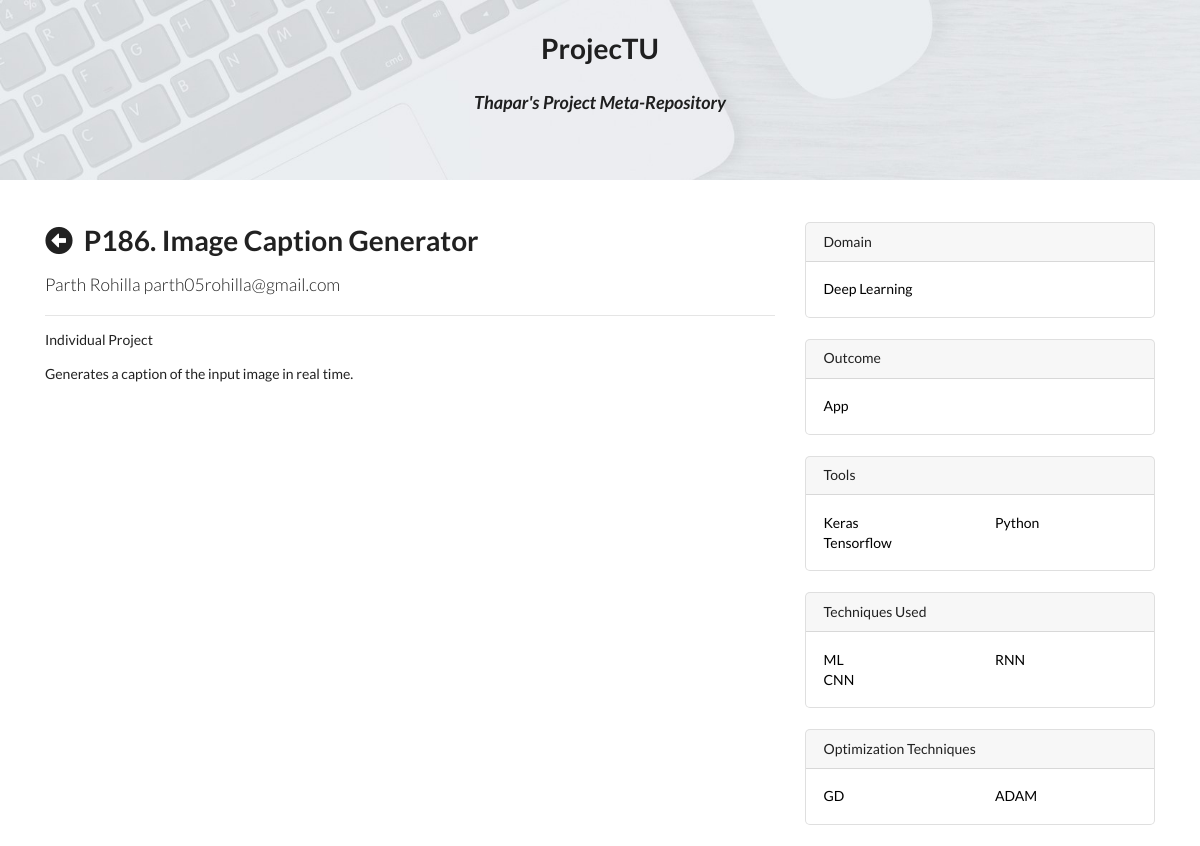
The page /project.php?id=86 on the database its author committed.
### tables this page shows
CREATE TABLE `project` (
  `pid` int(11) NOT NULL,
  `title` text NOT NULL,
  `summary` text NOT NULL,
  `size` int(10) NOT NULL,
  `leader` text NOT NULL,
  `link` text NOT NULL
);

CREATE TABLE `domain` (
  `pid` int(11) NOT NULL,
  `value` varchar(1000) NOT NULL
);

CREATE TABLE `outcome` (
  `pid` int(11) NOT NULL,
  `value` varchar(1000) NOT NULL
);

CREATE TABLE `tools` (
  `pid` int(11) NOT NULL,
  `value` varchar(100) NOT NULL
);

CREATE TABLE `technique` (
  `pid` int(11) NOT NULL,
  `value` varchar(1000) NOT NULL
);

CREATE TABLE `optimization` (
  `pid` int(11) NOT NULL,
  `value` varchar(1000) NOT NULL
);

### project.php (the view, shortened to what this page needs)
<!DOCTYPE html>
<html>
<head>
	<link rel="stylesheet" href="https://stackpath.bootstrapcdn.com/bootstrap/4.1.3/css/bootstrap.min.css">
	<link rel="stylesheet" href="https://use.fontawesome.com/releases/v5.3.1/css/all.css">
	<link rel='stylesheet' href='https://cdn.jsdelivr.net/npm/semantic-ui@2.2.13/dist/semantic.min.css'>
	<link rel='stylesheet' href='css/style.css'>
</head>
<body>
	<div class="jumbotron jumbotron-main mb-4" style="height: 180px;">
		<center>
			<h1>ProjecTU</h1>
			<h3><i>Thapar's Project Meta-Repository</i></h3>
		</center>
	</div>
	<div class="container">
		<div class="row">
			<?php
				require_once 'connection.php';
				if(isset($_GET['id'])) {
					$pid = $_GET['id'];
					$sql = "SELECT pid, title, summary, size, leader, link FROM project WHERE project.pid = $pid";
					$result = $con->query($sql);
					if ($result->num_rows == 1) {
						$row = $result->fetch_assoc();
						$team = ($row['size'] > 1) ? 'Group Project ('.$row['size'].' members)' : 'Individual Project';
						echo
						'<div class="col-lg-8">
							<h1 class="mt-4">
								<i class="fas fa-arrow-alt-circle-left" onclick="back(); return false;"></i>&nbsp;&nbsp;P1'.
								$pid.'. '.
								$row['title'].
							'</h1>
							<p class="lead">
								<a>'.$row['leader'].'</a>
							</p>
							<hr>
							<p>'.$team.'</p>
							<p>'.$row['summary'].'</p>';
						echo
						'</div>';
						echo '
						<div class="col-md-4">';
						$sql = "SELECT value FROM domain WHERE pid = $pid";
						$domainRes = $con->query($sql);
						if($domainRes->num_rows > 0) {
							echo '
							<div class="card my-4">
								<h6 class="card-header">Domain</h6>
								<div class="card-body">
									<div class="row">
										<div class="col-lg-6">
											<ul class="list-unstyled mb-0">';
							$i = 0;
							for(; $i< ($domainRes->num_rows / 2); $i++) {
								$domainRow = $domainRes->fetch_assoc();
								echo
												'<li>
													<a href="list.php?domain[]='.$domainRow['value'].'">'.ucwords($domainRow['value']).'</a>
												</li>';
							}
							echo
											'</ul>
										</div>
										<div class="col-lg-6">
											<ul class="list-unstyled mb-0">';
							echo
											'</ul>
										</div>
									</div>
								</div>
							</div>';
						}
						$sql = "SELECT value FROM outcome WHERE pid = $pid";
						$outcomeRes = $con->query($sql);
						if($outcomeRes->num_rows > 0) {
							echo '
							<div class="card my-4">
								<h6 class="card-header">Outcome</h6>
								<div class="card-body">
									<div class="row">
										<div class="col-lg-6">
											<ul class="list-unstyled mb-0">';
							$i = 0;
							for(; $i< ($outcomeRes->num_rows / 2); $i++) {
								$outcomeRow = $outcomeRes->fetch_assoc();
								echo
												'<li>
													<a href="list.php?outcome[]='.$outcomeRow['value'].'">'.ucwords($outcomeRow['value']).'</a>
												</li>';
							}
							echo
											'</ul>
										</div>
										<div class="col-lg-6">
											<ul class="list-unstyled mb-0">';
							echo
											'</ul>
										</div>
									</div>
								</div>
							</div>';
						}
						$sql = "SELECT value FROM tools WHERE pid = $pid";
						$toolsRes = $con->query($sql);
						if($toolsRes->num_rows > 0) {
							echo '
							<div class="card my-4">
								<h6 class="card-header">Tools</h6>
								<div class="card-body">
									<div class="row">
										<div class="col-lg-6">
											<ul class="list-unstyled mb-0">';
							$i = 0;
							for(; $i< ($toolsRes->num_rows / 2); $i++) {
								$toolsRow = $toolsRes->fetch_assoc();
								echo
												'<li>
													<a href="list.php?tools[]='.$toolsRow['value'].'">'.ucwords($toolsRow['value']).'</a>
												</li>';
							}
							echo
											'</ul>
										</div>
										<div class="col-lg-6">
											<ul class="list-unstyled mb-0">';
							for(; $i < $toolsRes->num_rows ; $i++) {
								$toolsRow = $toolsRes->fetch_assoc();
								echo
												'<li>
													<a href="list.php?tools[]='.$toolsRow['value'].'">'.ucwords($toolsRow['value']).'</a>
												</li>';
							}
							echo
											'</ul>
										</div>
									</div>
								</div>
							</div>';
						}
						$sql = "SELECT value FROM technique WHERE pid = $pid";
						$techniqueRes = $con->query($sql);
						if($techniqueRes->num_rows > 0) {
							echo '
							<div class="card my-4">
								<h6 class="card-header">Techniques Used</h6>
								<div class="card-body">
									<div class="row">
										<div class="col-lg-6">
											<ul class="list-unstyled mb-0">';
							$i = 0;
							for(; $i< ($techniqueRes->num_rows / 2); $i++) {
								$techniqueRow = $techniqueRes->fetch_assoc();
								echo
												'<li>
													<a href="list.php?technique[]='.$techniqueRow['value'].'">'.ucwords($techniqueRow['value']).'</a>
												</li>';
							}
							echo
											'</ul>
										</div>
										<div class="col-lg-6">
											<ul class="list-unstyled mb-0">';
							for(; $i < $techniqueRes->num_rows ; $i++) {
								$techniqueRow = $techniqueRes->fetch_assoc();
								echo
												'<li>
													<a href="list.php?technique[]='.$techniqueRow['value'].'">'.ucwords($techniqueRow['value']).'</a>
												</li>';
							}
							echo
											'</ul>
										</div>
									</div>
								</div>
							</div>';
						}
						$sql = "SELECT value FROM optimization WHERE pid = $pid";
						$optimizationRes = $con->query($sql);
						if($optimizationRes->num_rows > 0) {
							echo '
							<div class="card my-4">
								<h6 class="card-header">Optimization Techniques</h6>
								<div class="card-body">
									<div class="row">
										<div class="col-lg-6">
											<ul class="list-unstyled mb-0">';
							$i = 0;
							for(; $i< ($optimizationRes->num_rows / 2); $i++) {
								$optimizationRow = $optimizationRes->fetch_assoc();
								echo
												'<li>
													<a href="list.php?opt_technique[]='.$optimizationRow['value'].'">'.ucwords($optimizationRow['value']).'</a>
												</li>';
							}
							echo
											'</ul>
										</div>
										<div class="col-lg-6">
											<ul class="list-unstyled mb-0">';
							for(; $i < $optimizationRes->num_rows ; $i++) {
								$optimizationRow = $optimizationRes->fetch_assoc();
								echo
												'<li>
													<a href="list.php?opt_technique[]='.$optimizationRow['value'].'">'.ucwords($optimizationRow['value']).'</a>
												</li>';
							}
							echo
											'</ul>
										</div>
									</div>
								</div>
							</div>';
						}
					}
				}
			?>
		</div>
	</div>
</body>
</html>

### css/style.css (style rules this page uses)
a { color: #000; text-decoration: none; }
.jumbotron { background-color: #F2FAF9; padding: 30px; }
.jumbotron-main { background-image: url('../img/cover.jpg'); background-size: cover; height: 220px; transition: height 0.5s ease-out; border-radius: 0; margin-bottom: 0; }
.card { transition: background-color 0.5s ease-out; border-radius: 5px; }
.fa-arrow-alt-circle-left { cursor: pointer; }

### rows shown on the page
project: title "Image Caption Generator", leader "Parth Rohilla parth05rohilla@gmail.com", size "Individual Project", summary "Generates a caption of the input image in real time."
domain: value "Deep Learning"
outcome: value "App"
tools: value "Keras"
tools: value "Tensorflow"
tools: value "Python"
technique: value "ML"
technique: value "CNN"
technique: value "RNN"
optimization: value "GD"
optimization: value "ADAM"

### other values the page prints
$pid "86"
